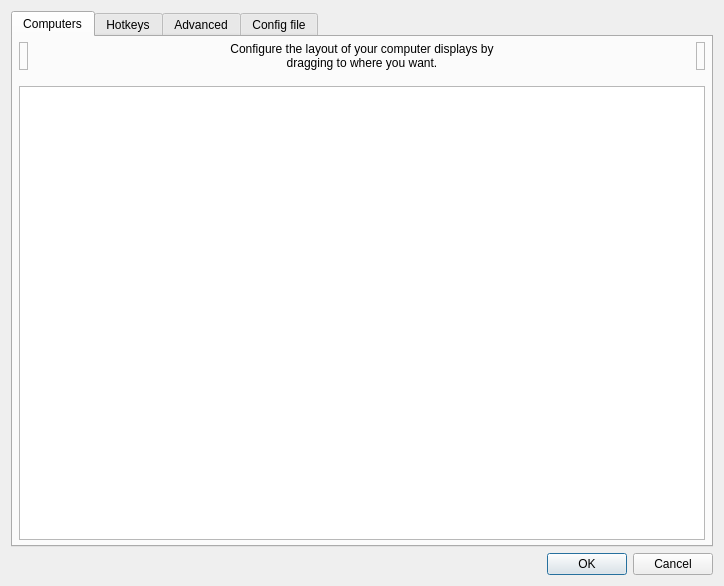
<?xml version="1.0" encoding="UTF-8"?>
<ui version="4.0">
 <class>ServerConfigDialog</class>
 <widget class="QDialog" name="ServerConfigDialog">
  <property name="geometry">
   <rect>
    <x>0</x>
    <y>0</y>
    <width>724</width>
    <height>586</height>
   </rect>
  </property>
  <property name="minimumSize">
   <size>
    <width>0</width>
    <height>0</height>
   </size>
  </property>
  <property name="windowTitle">
   <string>Server Configuration</string>
  </property>
  <layout class="QVBoxLayout">
   <item>
    <widget class="QTabWidget" name="tabWidget">
     <widget class="QWidget" name="tabComputers">
      <attribute name="title">
       <string>Computers</string>
      </attribute>
      <layout class="QVBoxLayout">
       <property name="leftMargin">
        <number>6</number>
       </property>
       <property name="topMargin">
        <number>5</number>
       </property>
       <property name="rightMargin">
        <number>6</number>
       </property>
       <property name="bottomMargin">
        <number>5</number>
       </property>
       <item>
        <layout class="QHBoxLayout" name="layoutComputers">
         <property name="spacing">
          <number>6</number>
         </property>
         <item>
          <widget class="TrashScreenWidget" name="lblRemoveScreen">
           <property name="acceptDrops">
            <bool>true</bool>
           </property>
           <property name="toolTip">
            <string>Drag a computer from the grid to the trashcan to remove it.</string>
           </property>
           <property name="frameShape">
            <enum>QFrame::Shape::StyledPanel</enum>
           </property>
           <property name="frameShadow">
            <enum>QFrame::Shadow::Raised</enum>
           </property>
          </widget>
         </item>
         <item>
          <spacer name="horizontalSpacer_21">
           <property name="orientation">
            <enum>Qt::Orientation::Horizontal</enum>
           </property>
           <property name="sizeHint" stdset="0">
            <size>
             <width>40</width>
             <height>20</height>
            </size>
           </property>
          </spacer>
         </item>
         <item>
          <widget class="QLabel" name="label_2">
           <property name="sizePolicy">
            <sizepolicy hsizetype="Preferred" vsizetype="Preferred">
             <horstretch>1</horstretch>
             <verstretch>0</verstretch>
            </sizepolicy>
           </property>
           <property name="maximumSize">
            <size>
             <width>310</width>
             <height>16777215</height>
            </size>
           </property>
           <property name="text">
            <string>Configure the layout of your computer displays by dragging to where you want.</string>
           </property>
           <property name="alignment">
            <set>Qt::AlignmentFlag::AlignCenter</set>
           </property>
           <property name="wordWrap">
            <bool>true</bool>
           </property>
           <property name="indent">
            <number>-1</number>
           </property>
          </widget>
         </item>
         <item>
          <spacer name="horizontalSpacer_22">
           <property name="orientation">
            <enum>Qt::Orientation::Horizontal</enum>
           </property>
           <property name="sizeHint" stdset="0">
            <size>
             <width>40</width>
             <height>20</height>
            </size>
           </property>
          </spacer>
         </item>
         <item>
          <widget class="NewScreenWidget" name="lblNewScreen">
           <property name="toolTip">
            <string>Drag to the grid to add a new computer.</string>
           </property>
           <property name="frameShape">
            <enum>QFrame::Shape::StyledPanel</enum>
           </property>
           <property name="frameShadow">
            <enum>QFrame::Shadow::Raised</enum>
           </property>
          </widget>
         </item>
        </layout>
       </item>
       <item>
        <spacer name="verticalSpacer">
         <property name="orientation">
          <enum>Qt::Orientation::Vertical</enum>
         </property>
         <property name="sizeType">
          <enum>QSizePolicy::Policy::Fixed</enum>
         </property>
         <property name="sizeHint" stdset="0">
          <size>
           <width>20</width>
           <height>10</height>
          </size>
         </property>
        </spacer>
       </item>
       <item>
        <widget class="ScreenSetupView" name="screenSetupView">
         <property name="sizePolicy">
          <sizepolicy hsizetype="MinimumExpanding" vsizetype="Expanding">
           <horstretch>0</horstretch>
           <verstretch>0</verstretch>
          </sizepolicy>
         </property>
         <property name="acceptDrops">
          <bool>true</bool>
         </property>
         <property name="autoFillBackground">
          <bool>false</bool>
         </property>
        </widget>
       </item>
      </layout>
     </widget>
     <widget class="QWidget" name="tabHotkeys">
      <attribute name="title">
       <string>Hotkeys</string>
      </attribute>
      <layout class="QHBoxLayout" name="_2">
       <item>
        <widget class="QGroupBox" name="groupHotkeys">
         <property name="title">
          <string>&amp;Hotkeys</string>
         </property>
         <layout class="QGridLayout" name="_3">
          <item row="0" column="0" rowspan="4">
           <widget class="QListWidget" name="listHotkeys"/>
          </item>
          <item row="0" column="1">
           <widget class="QPushButton" name="btnNewHotkey">
            <property name="enabled">
             <bool>true</bool>
            </property>
            <property name="text">
             <string>&amp;New</string>
            </property>
            <property name="icon">
             <iconset theme="QIcon::ThemeIcon::ListAdd"/>
            </property>
           </widget>
          </item>
          <item row="1" column="1">
           <widget class="QPushButton" name="btnEditHotkey">
            <property name="enabled">
             <bool>false</bool>
            </property>
            <property name="text">
             <string>&amp;Edit</string>
            </property>
            <property name="icon">
             <iconset theme="document-edit"/>
            </property>
           </widget>
          </item>
          <item row="2" column="1">
           <widget class="QPushButton" name="btnRemoveHotkey">
            <property name="enabled">
             <bool>false</bool>
            </property>
            <property name="text">
             <string>&amp;Remove</string>
            </property>
            <property name="icon">
             <iconset theme="QIcon::ThemeIcon::ListRemove"/>
            </property>
           </widget>
          </item>
          <item row="3" column="1">
           <spacer name="hotkeySpacer">
            <property name="orientation">
             <enum>Qt::Orientation::Vertical</enum>
            </property>
            <property name="sizeHint" stdset="0">
             <size>
              <width>75</width>
              <height>161</height>
             </size>
            </property>
           </spacer>
          </item>
         </layout>
        </widget>
       </item>
       <item>
        <widget class="QGroupBox" name="groupActions">
         <property name="font">
          <font>
           <kerning>true</kerning>
          </font>
         </property>
         <property name="title">
          <string>A&amp;ctions</string>
         </property>
         <layout class="QGridLayout">
          <item row="0" column="0" rowspan="4">
           <widget class="QListWidget" name="listActions"/>
          </item>
          <item row="0" column="1">
           <widget class="QPushButton" name="btnNewAction">
            <property name="enabled">
             <bool>false</bool>
            </property>
            <property name="text">
             <string>Ne&amp;w</string>
            </property>
            <property name="icon">
             <iconset theme="QIcon::ThemeIcon::ListAdd"/>
            </property>
           </widget>
          </item>
          <item row="1" column="1">
           <widget class="QPushButton" name="btnEditAction">
            <property name="enabled">
             <bool>false</bool>
            </property>
            <property name="text">
             <string>E&amp;dit</string>
            </property>
            <property name="icon">
             <iconset theme="document-edit"/>
            </property>
           </widget>
          </item>
          <item row="2" column="1">
           <widget class="QPushButton" name="btnRemoveAction">
            <property name="enabled">
             <bool>false</bool>
            </property>
            <property name="text">
             <string>Re&amp;move</string>
            </property>
            <property name="icon">
             <iconset theme="QIcon::ThemeIcon::ListRemove"/>
            </property>
           </widget>
          </item>
          <item row="3" column="1">
           <spacer name="actionSpacer">
            <property name="orientation">
             <enum>Qt::Orientation::Vertical</enum>
            </property>
            <property name="sizeHint" stdset="0">
             <size>
              <width>20</width>
              <height>40</height>
             </size>
            </property>
           </spacer>
          </item>
         </layout>
        </widget>
       </item>
      </layout>
     </widget>
     <widget class="QWidget" name="tabAdvanced">
      <attribute name="title">
       <string>Advanced</string>
      </attribute>
      <layout class="QVBoxLayout" name="verticalLayout_2">
       <property name="leftMargin">
        <number>15</number>
       </property>
       <property name="topMargin">
        <number>15</number>
       </property>
       <property name="rightMargin">
        <number>15</number>
       </property>
       <property name="bottomMargin">
        <number>15</number>
       </property>
       <item>
        <widget class="QGroupBox" name="groupMisc">
         <property name="font">
          <font>
           <kerning>false</kerning>
          </font>
         </property>
         <property name="title">
          <string>&amp;Misc</string>
         </property>
         <layout class="QVBoxLayout" name="verticalLayout_4">
          <property name="leftMargin">
           <number>6</number>
          </property>
          <property name="topMargin">
           <number>6</number>
          </property>
          <property name="rightMargin">
           <number>6</number>
          </property>
          <property name="bottomMargin">
           <number>6</number>
          </property>
          <item>
           <widget class="QCheckBox" name="cbDisableLockToComputer">
            <property name="text">
             <string>Disable lock to computer (scroll lock key)</string>
            </property>
           </widget>
          </item>
          <item>
           <widget class="QCheckBox" name="cbDefaultLockToComputerState">
            <property name="text">
             <string>Enable lock to computer at startup</string>
            </property>
           </widget>
          </item>
          <item>
           <widget class="QCheckBox" name="cbRelativeMouseMoves">
            <property name="enabled">
             <bool>true</bool>
            </property>
            <property name="text">
             <string>Use &amp;relative mouse movements</string>
            </property>
           </widget>
          </item>
          <item>
           <widget class="QCheckBox" name="cbWin32KeepForeground">
            <property name="enabled">
             <bool>true</bool>
            </property>
            <property name="text">
             <string>Don't take &amp;foreground window (Windows only)</string>
            </property>
           </widget>
          </item>
          <item>
           <layout class="QHBoxLayout" name="layoutClipboard">
            <item>
             <widget class="QCheckBox" name="cbEnableClipboard">
              <property name="sizePolicy">
               <sizepolicy hsizetype="Minimum" vsizetype="Preferred">
                <horstretch>0</horstretch>
                <verstretch>0</verstretch>
               </sizepolicy>
              </property>
              <property name="text">
               <string>Enable clipboard sharing</string>
              </property>
              <property name="checked">
               <bool>true</bool>
              </property>
             </widget>
            </item>
            <item>
             <spacer name="horizontalSpacer">
              <property name="orientation">
               <enum>Qt::Orientation::Horizontal</enum>
              </property>
              <property name="sizeHint" stdset="0">
               <size>
                <width>40</width>
                <height>20</height>
               </size>
              </property>
             </spacer>
            </item>
            <item>
             <widget class="QLabel" name="label_7">
              <property name="text">
               <string>Limit to:</string>
              </property>
             </widget>
            </item>
            <item>
             <widget class="QSpinBox" name="sbClipboardSizeLimit">
              <property name="enabled">
               <bool>false</bool>
              </property>
              <property name="sizePolicy">
               <sizepolicy hsizetype="Maximum" vsizetype="Fixed">
                <horstretch>0</horstretch>
                <verstretch>0</verstretch>
               </sizepolicy>
              </property>
              <property name="suffix">
               <string>MB</string>
              </property>
              <property name="maximum">
               <number>10000</number>
              </property>
              <property name="value">
               <number>64</number>
              </property>
             </widget>
            </item>
            <item>
             <spacer name="horizontalSpacer_3">
              <property name="orientation">
               <enum>Qt::Orientation::Horizontal</enum>
              </property>
              <property name="sizeType">
               <enum>QSizePolicy::Policy::Fixed</enum>
              </property>
              <property name="sizeHint" stdset="0">
               <size>
                <width>50</width>
                <height>20</height>
               </size>
              </property>
             </spacer>
            </item>
           </layout>
          </item>
         </layout>
        </widget>
       </item>
       <item>
        <widget class="QGroupBox" name="groupSwitch">
         <property name="font">
          <font>
           <kerning>true</kerning>
          </font>
         </property>
         <property name="title">
          <string>&amp;Switching</string>
         </property>
         <layout class="QVBoxLayout">
          <property name="spacing">
           <number>6</number>
          </property>
          <property name="leftMargin">
           <number>6</number>
          </property>
          <property name="topMargin">
           <number>6</number>
          </property>
          <property name="rightMargin">
           <number>6</number>
          </property>
          <property name="bottomMargin">
           <number>6</number>
          </property>
          <item>
           <layout class="QHBoxLayout" name="_5">
            <item>
             <widget class="QCheckBox" name="cbSwitchDelay">
              <property name="enabled">
               <bool>true</bool>
              </property>
              <property name="text">
               <string>Switch &amp;after waiting</string>
              </property>
             </widget>
            </item>
            <item>
             <spacer name="spacerSwitchWait">
              <property name="orientation">
               <enum>Qt::Orientation::Horizontal</enum>
              </property>
              <property name="sizeHint" stdset="0">
               <size>
                <width>40</width>
                <height>20</height>
               </size>
              </property>
             </spacer>
            </item>
            <item>
             <widget class="QSpinBox" name="sbSwitchDelay">
              <property name="enabled">
               <bool>false</bool>
              </property>
              <property name="sizePolicy">
               <sizepolicy hsizetype="Maximum" vsizetype="Fixed">
                <horstretch>0</horstretch>
                <verstretch>0</verstretch>
               </sizepolicy>
              </property>
              <property name="suffix">
               <string>ms</string>
              </property>
              <property name="minimum">
               <number>10</number>
              </property>
              <property name="maximum">
               <number>10000</number>
              </property>
              <property name="singleStep">
               <number>10</number>
              </property>
              <property name="value">
               <number>250</number>
              </property>
             </widget>
            </item>
            <item>
             <spacer name="spacerSwitchWait_2">
              <property name="orientation">
               <enum>Qt::Orientation::Horizontal</enum>
              </property>
              <property name="sizeType">
               <enum>QSizePolicy::Policy::Fixed</enum>
              </property>
              <property name="sizeHint" stdset="0">
               <size>
                <width>50</width>
                <height>20</height>
               </size>
              </property>
             </spacer>
            </item>
           </layout>
          </item>
          <item>
           <layout class="QHBoxLayout" name="_6">
            <item>
             <widget class="QCheckBox" name="cbSwitchDoubleTap">
              <property name="enabled">
               <bool>true</bool>
              </property>
              <property name="text">
               <string>Switch on double &amp;tap within</string>
              </property>
             </widget>
            </item>
            <item>
             <spacer name="spacerDoubleTap">
              <property name="orientation">
               <enum>Qt::Orientation::Horizontal</enum>
              </property>
              <property name="sizeHint" stdset="0">
               <size>
                <width>40</width>
                <height>20</height>
               </size>
              </property>
             </spacer>
            </item>
            <item>
             <widget class="QSpinBox" name="sbSwitchDoubleTap">
              <property name="enabled">
               <bool>false</bool>
              </property>
              <property name="sizePolicy">
               <sizepolicy hsizetype="Maximum" vsizetype="Fixed">
                <horstretch>0</horstretch>
                <verstretch>0</verstretch>
               </sizepolicy>
              </property>
              <property name="suffix">
               <string>ms</string>
              </property>
              <property name="minimum">
               <number>10</number>
              </property>
              <property name="maximum">
               <number>10000</number>
              </property>
              <property name="singleStep">
               <number>10</number>
              </property>
              <property name="value">
               <number>250</number>
              </property>
             </widget>
            </item>
            <item>
             <spacer name="spacerDoubleTap_2">
              <property name="orientation">
               <enum>Qt::Orientation::Horizontal</enum>
              </property>
              <property name="sizeType">
               <enum>QSizePolicy::Policy::Fixed</enum>
              </property>
              <property name="sizeHint" stdset="0">
               <size>
                <width>50</width>
                <height>20</height>
               </size>
              </property>
             </spacer>
            </item>
           </layout>
          </item>
         </layout>
        </widget>
       </item>
       <item>
        <widget class="QGroupBox" name="groupNetwork">
         <property name="title">
          <string>&amp;Network</string>
         </property>
         <layout class="QVBoxLayout" name="verticalLayout_5">
          <property name="leftMargin">
           <number>6</number>
          </property>
          <property name="topMargin">
           <number>6</number>
          </property>
          <property name="rightMargin">
           <number>6</number>
          </property>
          <property name="bottomMargin">
           <number>6</number>
          </property>
          <item>
           <widget class="QWidget" name="widgetHeartbeat" native="true">
            <layout class="QHBoxLayout" name="groupHeartbeat">
             <property name="spacing">
              <number>9</number>
             </property>
             <property name="leftMargin">
              <number>1</number>
             </property>
             <item>
              <widget class="QCheckBox" name="cbHeartbeat">
               <property name="enabled">
                <bool>true</bool>
               </property>
               <property name="whatsThis">
                <string>&lt;html&gt;&lt;head/&gt;&lt;body&gt;&lt;p&gt;Enables the network heartbeat to ping clients every &lt;span style=&quot; font-style:italic;&quot;&gt;n&lt;/span&gt; seconds. This may help to diagnose network problems by retrying the connection if the client becomes unresponsive.&lt;/p&gt;&lt;/body&gt;&lt;/html&gt;</string>
               </property>
               <property name="text">
                <string>&amp;Check clients every</string>
               </property>
              </widget>
             </item>
             <item>
              <spacer name="spacerNetwork">
               <property name="orientation">
                <enum>Qt::Orientation::Horizontal</enum>
               </property>
               <property name="sizeHint" stdset="0">
                <size>
                 <width>40</width>
                 <height>20</height>
                </size>
               </property>
              </spacer>
             </item>
             <item>
              <widget class="QSpinBox" name="sbHeartbeat">
               <property name="enabled">
                <bool>false</bool>
               </property>
               <property name="sizePolicy">
                <sizepolicy hsizetype="Maximum" vsizetype="Fixed">
                 <horstretch>0</horstretch>
                 <verstretch>0</verstretch>
                </sizepolicy>
               </property>
               <property name="suffix">
                <string>ms</string>
               </property>
               <property name="minimum">
                <number>1000</number>
               </property>
               <property name="maximum">
                <number>30000</number>
               </property>
               <property name="singleStep">
                <number>1000</number>
               </property>
               <property name="value">
                <number>5000</number>
               </property>
              </widget>
             </item>
             <item>
              <spacer name="spacerNetwork_2">
               <property name="orientation">
                <enum>Qt::Orientation::Horizontal</enum>
               </property>
               <property name="sizeType">
                <enum>QSizePolicy::Policy::Fixed</enum>
               </property>
               <property name="sizeHint" stdset="0">
                <size>
                 <width>50</width>
                 <height>20</height>
                </size>
               </property>
              </spacer>
             </item>
            </layout>
           </widget>
          </item>
          <item>
           <layout class="QHBoxLayout" name="horizontalLayout_5">
            <item>
             <widget class="QLabel" name="labelProtocol">
              <property name="whatsThis">
               <string>&lt;html&gt;&lt;head/&gt;&lt;body&gt;&lt;p&gt;Enables compatibility with programs that use either the Synergy or Barrier protocols:&lt;/p&gt;&lt;ul style=&quot;margin-top: 0px; margin-bottom: 0px; margin-left: 0px; margin-right: 0px; -qt-list-indent: 1;&quot;&gt;&lt;li style=&quot; margin-top:12px; margin-bottom:0px; margin-left:0px; margin-right:0px; -qt-block-indent:0; text-indent:0px;&quot;&gt;Synergy 3 uses the Synergy protocol.&lt;/li&gt;&lt;li style=&quot; margin-top:0px; margin-bottom:12px; margin-left:0px; margin-right:0px; -qt-block-indent:0; text-indent:0px;&quot;&gt;Barrier, Input-Leap and Synergy 1 uses the Barrier protocol.&lt;/li&gt;&lt;/ul&gt;&lt;p&gt;A Deskflow client will automatically use either the Synergy or Barrier protocol depending on the server protocol.&lt;/p&gt;&lt;/body&gt;&lt;/html&gt;</string>
              </property>
              <property name="text">
               <string>Network protocol</string>
              </property>
             </widget>
            </item>
            <item>
             <widget class="QRadioButton" name="rbProtocolSynergy">
              <property name="text">
               <string notr="true">Synergy</string>
              </property>
              <property name="checked">
               <bool>true</bool>
              </property>
             </widget>
            </item>
            <item>
             <widget class="QRadioButton" name="rbProtocolBarrier">
              <property name="text">
               <string notr="true">Barrier</string>
              </property>
             </widget>
            </item>
           </layout>
          </item>
         </layout>
        </widget>
       </item>
      </layout>
     </widget>
     <widget class="QWidget" name="tabConfigFile">
      <property name="sizePolicy">
       <sizepolicy hsizetype="Preferred" vsizetype="Preferred">
        <horstretch>0</horstretch>
        <verstretch>0</verstretch>
       </sizepolicy>
      </property>
      <attribute name="title">
       <string>Config file</string>
      </attribute>
      <layout class="QVBoxLayout" name="verticalLayout">
       <property name="topMargin">
        <number>20</number>
       </property>
       <item>
        <widget class="QLabel" name="label_5">
         <property name="font">
          <font>
           <pointsize>18</pointsize>
           <bold>true</bold>
          </font>
         </property>
         <property name="text">
          <string>Core server config file</string>
         </property>
         <property name="textFormat">
          <enum>Qt::TextFormat::PlainText</enum>
         </property>
         <property name="alignment">
          <set>Qt::AlignmentFlag::AlignCenter</set>
         </property>
        </widget>
       </item>
       <item>
        <widget class="QLabel" name="label_6">
         <property name="text">
          <string>Use a server config file to create complex computer layouts that are not possible with the simple grid-based computer layout editor.

Enabling this setting will disable the server config GUI.</string>
         </property>
         <property name="textFormat">
          <enum>Qt::TextFormat::MarkdownText</enum>
         </property>
         <property name="alignment">
          <set>Qt::AlignmentFlag::AlignCenter</set>
         </property>
         <property name="wordWrap">
          <bool>true</bool>
         </property>
        </widget>
       </item>
       <item>
        <spacer name="verticalSpacer_4">
         <property name="orientation">
          <enum>Qt::Orientation::Vertical</enum>
         </property>
         <property name="sizeType">
          <enum>QSizePolicy::Policy::Maximum</enum>
         </property>
         <property name="sizeHint" stdset="0">
          <size>
           <width>20</width>
           <height>30</height>
          </size>
         </property>
        </spacer>
       </item>
       <item>
        <widget class="QGroupBox" name="groupExternalConfig">
         <property name="title">
          <string>Use a server config file</string>
         </property>
         <property name="checkable">
          <bool>true</bool>
         </property>
         <property name="checked">
          <bool>false</bool>
         </property>
         <layout class="QHBoxLayout" name="horizontalLayout">
          <item>
           <widget class="QWidget" name="widgetExternalConfigControls" native="true">
            <property name="enabled">
             <bool>false</bool>
            </property>
            <layout class="QHBoxLayout" name="horizontalLayout_2">
             <property name="leftMargin">
              <number>0</number>
             </property>
             <property name="topMargin">
              <number>0</number>
             </property>
             <property name="rightMargin">
              <number>0</number>
             </property>
             <property name="bottomMargin">
              <number>0</number>
             </property>
             <item>
              <widget class="QLabel" name="labelConfigFile">
               <property name="sizePolicy">
                <sizepolicy hsizetype="Maximum" vsizetype="Preferred">
                 <horstretch>0</horstretch>
                 <verstretch>0</verstretch>
                </sizepolicy>
               </property>
               <property name="minimumSize">
                <size>
                 <width>96</width>
                 <height>0</height>
                </size>
               </property>
               <property name="text">
                <string>Config file path</string>
               </property>
              </widget>
             </item>
             <item>
              <spacer name="horizontalSpacer_6">
               <property name="orientation">
                <enum>Qt::Orientation::Horizontal</enum>
               </property>
               <property name="sizeType">
                <enum>QSizePolicy::Policy::Fixed</enum>
               </property>
               <property name="sizeHint" stdset="0">
                <size>
                 <width>13</width>
                 <height>20</height>
                </size>
               </property>
              </spacer>
             </item>
             <item>
              <widget class="QLineEdit" name="lineConfigFile">
               <property name="sizePolicy">
                <sizepolicy hsizetype="Minimum" vsizetype="Fixed">
                 <horstretch>0</horstretch>
                 <verstretch>0</verstretch>
                </sizepolicy>
               </property>
               <property name="minimumSize">
                <size>
                 <width>180</width>
                 <height>0</height>
                </size>
               </property>
              </widget>
             </item>
             <item>
              <widget class="QPushButton" name="btnBrowseConfigFile">
               <property name="sizePolicy">
                <sizepolicy hsizetype="Fixed" vsizetype="Fixed">
                 <horstretch>0</horstretch>
                 <verstretch>0</verstretch>
                </sizepolicy>
               </property>
               <property name="minimumSize">
                <size>
                 <width>0</width>
                 <height>0</height>
                </size>
               </property>
               <property name="cursor">
                <cursorShape>PointingHandCursor</cursorShape>
               </property>
               <property name="text">
                <string/>
               </property>
               <property name="flat">
                <bool>true</bool>
               </property>
              </widget>
             </item>
            </layout>
           </widget>
          </item>
         </layout>
        </widget>
       </item>
       <item>
        <spacer name="verticalSpacer_1">
         <property name="orientation">
          <enum>Qt::Orientation::Vertical</enum>
         </property>
         <property name="sizeHint" stdset="0">
          <size>
           <width>20</width>
           <height>40</height>
          </size>
         </property>
        </spacer>
       </item>
      </layout>
     </widget>
    </widget>
   </item>
   <item>
    <widget class="QDialogButtonBox" name="buttonBox">
     <property name="orientation">
      <enum>Qt::Orientation::Horizontal</enum>
     </property>
     <property name="standardButtons">
      <set>QDialogButtonBox::StandardButton::Cancel|QDialogButtonBox::StandardButton::Ok</set>
     </property>
    </widget>
   </item>
  </layout>
 </widget>
 <customwidgets>
  <customwidget>
   <class>ScreenSetupView</class>
   <extends>QTableView</extends>
   <header>widgets/ScreenSetupView.h</header>
   <container>1</container>
  </customwidget>
  <customwidget>
   <class>TrashScreenWidget</class>
   <extends>QLabel</extends>
   <header>widgets/TrashScreenWidget.h</header>
  </customwidget>
  <customwidget>
   <class>NewScreenWidget</class>
   <extends>QLabel</extends>
   <header>widgets/NewScreenWidget.h</header>
  </customwidget>
 </customwidgets>
 <tabstops>
  <tabstop>screenSetupView</tabstop>
  <tabstop>listHotkeys</tabstop>
  <tabstop>btnNewHotkey</tabstop>
  <tabstop>btnEditHotkey</tabstop>
  <tabstop>btnRemoveHotkey</tabstop>
  <tabstop>listActions</tabstop>
  <tabstop>btnNewAction</tabstop>
  <tabstop>btnEditAction</tabstop>
  <tabstop>btnRemoveAction</tabstop>
  <tabstop>cbSwitchDelay</tabstop>
  <tabstop>sbSwitchDelay</tabstop>
  <tabstop>cbSwitchDoubleTap</tabstop>
  <tabstop>sbSwitchDoubleTap</tabstop>
  <tabstop>cbEnableClipboard</tabstop>
  <tabstop>sbClipboardSizeLimit</tabstop>
  <tabstop>cbHeartbeat</tabstop>
  <tabstop>sbHeartbeat</tabstop>
  <tabstop>cbRelativeMouseMoves</tabstop>
  <tabstop>tabWidget</tabstop>
 </tabstops>
 <resources/>
 <connections/>
</ui>
